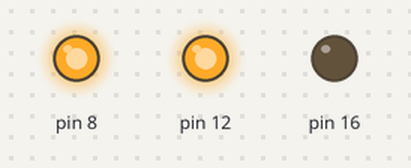
A program run on a simulated Raspberry Pi (header pin numbers). On the bench: output pins drawn as LEDs (lit = HIGH). At 10.0 s the program stops and its outputs stay as they are.

Above: at 0.1 s.
At 5.1 s:
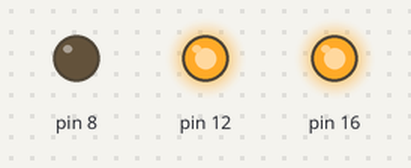
At 10.1 s:
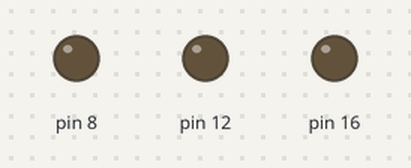
Timing chart, 0 to 11.5 s (numbered marks = the images above):
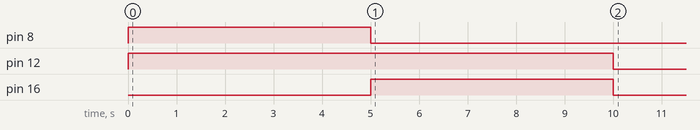

Measured:
- by itself, pin 8: LOW → HIGH at 0.00 s, → LOW 5.0 s later
- by itself, pin 12: LOW → HIGH at 0.00 s, → LOW 10.0 s later
- by itself, pin 16: LOW → HIGH at 5.0 s, → LOW 5.0 s later

The program:

21_motor.py
```python
#!/usr/bin/env python
#-----------------------------------------------------------
# File name     : 21_motor.py
# Company       : SunRobotics Technologies
# Website       : www.sunrobotics.co.in
# E-mail        : support@sunrobotics.co.in(For Any Query)
#-----------------------------------------------------------

# Import required modules
import time
import RPi.GPIO as GPIO


# Declare the GPIO settings
GPIO.setmode(GPIO.BOARD)

# set up GPIO pins
GPIO.setup(12, GPIO.OUT) # Connected to PWMA
GPIO.setup(16, GPIO.OUT) # Connected to AIN2
GPIO.setup(8, GPIO.OUT) # Connected to AIN1

# Drive the motor clockwise
GPIO.output(8, GPIO.HIGH) # Set AIN1
GPIO.output(16, GPIO.LOW) # Set AIN2

# Set the motor speed
GPIO.output(12, GPIO.HIGH) # Set PWMA

# Wait 5 seconds
time.sleep(5)

# Drive the motor counterclockwise
GPIO.output(8, GPIO.LOW) # Set AIN1
GPIO.output(16, GPIO.HIGH) # Set AIN2

# Set the motor speed
GPIO.output(12, GPIO.HIGH) # Set PWMA

# Wait 5 seconds
time.sleep(5)

# Reset all the GPIO pins by setting them to LOW
GPIO.output(8, GPIO.LOW) # Set AIN1
GPIO.output(16, GPIO.LOW) # Set AIN2
GPIO.output(12, GPIO.LOW) # Set PWMA
```
